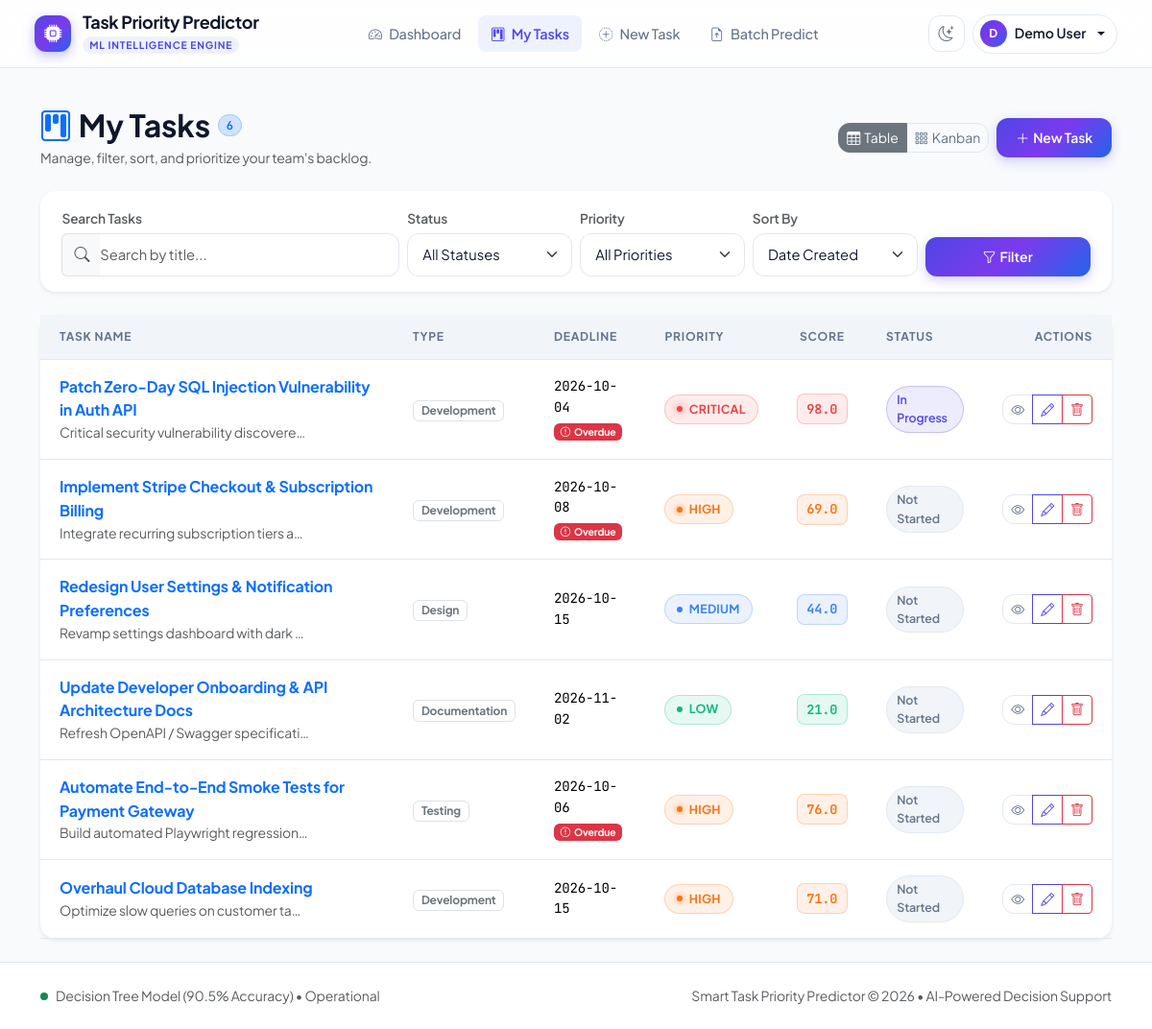
/tasks (signed in), run on the app's committed database.
### tables this page shows
CREATE TABLE users (
            user_id   INTEGER PRIMARY KEY AUTOINCREMENT,
            name      TEXT    NOT NULL,
            email     TEXT    NOT NULL UNIQUE,
            password  TEXT    NOT NULL,
            created_at DATETIME DEFAULT CURRENT_TIMESTAMP
        );

CREATE TABLE predictions (
            prediction_id    INTEGER PRIMARY KEY AUTOINCREMENT,
            task_id          INTEGER NOT NULL,
            priority_score   REAL    NOT NULL,
            priority_label   TEXT    NOT NULL,
            model_prediction TEXT    NOT NULL,
            created_at       DATETIME DEFAULT CURRENT_TIMESTAMP, reasons TEXT DEFAULT '',
            FOREIGN KEY (task_id) REFERENCES tasks(task_id)
        );

CREATE TABLE tasks (
            task_id          INTEGER PRIMARY KEY AUTOINCREMENT,
            user_id          INTEGER NOT NULL,
            title            TEXT    NOT NULL,
            description      TEXT,
            deadline         DATE    NOT NULL,
            estimated_effort REAL    NOT NULL,
            business_impact  INTEGER NOT NULL,
            urgency          INTEGER NOT NULL,
            dependency_count INTEGER NOT NULL DEFAULT 0,
            task_type        TEXT    NOT NULL DEFAULT 'Other',
            status           TEXT    NOT NULL DEFAULT 'Not Started',
            created_at       DATETIME DEFAULT CURRENT_TIMESTAMP,
            FOREIGN KEY (user_id) REFERENCES users(user_id)
        );

### app.py (the view)
@app.route("/tasks")
@login_required
def task_list():
    user_id        = session["user_id"]
    status_filter  = request.args.get("status", "")
    priority_filter= request.args.get("priority", "")
    search         = request.args.get("search", "")
    sort_priority  = request.args.get("sort", "") == "priority"
    tasks = get_tasks_for_user(
        user_id,
        status_filter   = status_filter  or None,
        priority_filter = priority_filter or None,
        search          = search          or None,
        sort_by_priority= sort_priority,
    )
    return render_template(
        "tasks.html",
        tasks          = tasks,
        statuses       = STATUSES,
        priorities     = PRIORITIES,
        status_filter  = status_filter,
        priority_filter= priority_filter,
        search         = search,
        sort_priority  = sort_priority,
    )

### app.py (called while the page is built)
def login_required(f):
    @wraps(f)
    def decorated(*args, **kwargs):
        if "user_id" not in session:
            flash("Please log in to continue.", "warning")
            return redirect(url_for("login"))
        return f(*args, **kwargs)
    return decorated

def current_user():
    if "user_id" in session:
        return get_user_by_id(session["user_id"])
    return None

@app.context_processor
def inject_user():
    return {
        "current_user": current_user(),
        "now_date": date.today().isoformat(),
    }

### database.py (called while the page is built)
def get_db_connection():
    conn = sqlite3.connect(DATABASE_PATH)
    conn.row_factory = sqlite3.Row
    conn.execute("PRAGMA foreign_keys = ON")
    return conn

### models.py (called while the page is built)
def get_user_by_id(user_id: int):
    conn = get_db_connection()
    try:
        return conn.execute(
            "SELECT * FROM users WHERE user_id = ?", (user_id,)
        ).fetchone()
    finally:
        conn.close()

### templates/tasks.html (shortened to what this page needs)
{% extends "base.html" %}
{% block content %}
<div class="d-flex flex-column flex-md-row justify-content-between align-items-start align-items-md-center gap-3 mb-4">
  <div>
    <div class="d-flex align-items-center gap-2">
      <h2 class="fw-bold mb-0">
        <i class="bi bi-kanban text-primary me-2"></i>My Tasks
      </h2>
      <span class="badge rounded-pill bg-primary-subtle text-primary border border-primary-subtle font-mono">
        {{ tasks|length }}
      </span>
    </div>
    <p class="text-muted mb-0 small mt-1">
      Manage, filter, sort, and prioritize your team's backlog.
    </p>
  </div>
  <div class="d-flex align-items-center gap-2">
    <div class="btn-group" role="group" aria-label="View toggle">
      <button type="button" class="btn btn-outline-secondary active btn-sm" id="tableViewBtn" title="Table View">
        <i class="bi bi-table me-1"></i>Table
      </button>
      <button type="button" class="btn btn-outline-secondary btn-sm" id="kanbanViewBtn" title="Kanban Board View">
        <i class="bi bi-grid-3x3-gap me-1"></i>Kanban
      </button>
    </div>
    <a href="{{ url_for('task_create') }}" class="btn btn-primary btn-sm">
      <i class="bi bi-plus-lg me-1"></i>New Task
    </a>
  </div>
</div>
<div class="card border-0 shadow-sm mb-4">
  <div class="card-body py-3">
    <form method="GET" action="{{ url_for('task_list') }}" class="row g-2 align-items-end" id="filterForm">
      <div class="col-12 col-md-4">
        <label class="form-label small text-muted mb-1">Search Tasks</label>
        <div class="input-group">
          <span class="input-group-text bg-surface border-end-0 text-muted">
            <i class="bi bi-search"></i>
          </span>
          <input type="text" class="form-control border-start-0 ps-0" name="search"
                 placeholder="Search by title..." value="{{ search }}" id="searchInput" />
        </div>
      </div>
      <div class="col-6 col-md-2">
        <label class="form-label small text-muted mb-1">Status</label>
        <select class="form-select form-select-sm" name="status" onchange="this.form.submit()">
          <option value="">All Statuses</option>
        </select>
      </div>
      <div class="col-6 col-md-2">
        <label class="form-label small text-muted mb-1">Priority</label>
        <select class="form-select form-select-sm" name="priority" onchange="this.form.submit()">
          <option value="">All Priorities</option>
        </select>
      </div>
      <div class="col-6 col-md-2">
        <label class="form-label small text-muted mb-1">Sort By</label>
        <select class="form-select form-select-sm" name="sort" onchange="this.form.submit()">
          <option value="" {% if not sort_priority %}selected{% endif %}>Date Created</option>
        </select>
      </div>
      <div class="col-6 col-md-2 d-flex gap-2">
        <button type="submit" class="btn btn-primary btn-sm flex-fill">
          <i class="bi bi-funnel me-1"></i>Filter
        </button>
      </div>
    </form>
  </div>
</div>
{% if tasks %}
  <div id="tableViewContainer">
    <div class="card border-0 shadow-sm">
      <div class="table-responsive">
        <table class="table table-custom align-middle">
          <thead>
            <tr>
              <th>Task Name</th>
              <th>Type</th>
              <th>Deadline</th>
              <th>Priority</th>
              <th class="text-center">Score</th>
              <th>Status</th>
              <th class="text-end">Actions</th>
            </tr>
          </thead>
          <tbody>
            {% for task in tasks %}
            <tr class="clickable-row" data-href="{{ url_for('task_detail', task_id=task.task_id) }}">
              <td>
                <a href="{{ url_for('task_detail', task_id=task.task_id) }}" class="fw-bold text-decoration-none text-main d-block">
                  {{ task.title }}
                </a>
                {% if task.description %}
                  <div class="text-muted small text-truncate" style="max-width: 260px;">
                    {{ task.description }}
                  </div>
                {% endif %}
              </td>
              <td>
                <span class="badge bg-surface-subtle text-secondary border small">
                  {{ task.task_type }}
                </span>
              </td>
              <td>
                <div class="font-mono small">{{ task.deadline }}</div>
                {% set today = now_date %}
                {% if task.status not in ['Completed','Cancelled'] and task.deadline < today %}
                  <span class="badge bg-danger text-white small" style="font-size: 0.65rem;">
                    <i class="bi bi-exclamation-circle me-1"></i>Overdue
                  </span>
                {% elif task.deadline == today %}
                  <span class="badge bg-warning text-dark small" style="font-size: 0.65rem;">
                    Due Today
                  </span>
                {% endif %}
              </td>
              <td>
                {% if task.priority_label %}
                  <span class="priority-badge priority-badge-{{ task.priority_label|lower }}">
                    {{ task.priority_label }}
                  </span>
                {% else %}
                  <span class="text-muted small">No prediction</span>
                {% endif %}
              </td>
              <td class="text-center">
                {% if task.priority_score is not none %}
                  <span class="score-badge
                    {% if task.priority_score >= 80 %}score-critical
                    {% elif task.priority_score >= 60 %}score-high
                    {% elif task.priority_score >= 40 %}score-medium
                    {% else %}score-low{% endif %}">
                    {{ task.priority_score }}
                  </span>
                {% else %}
                  <span class="text-muted">—</span>
                {% endif %}
              </td>
              <td>
                {% set st = task.status|lower|replace(' ', '') %}
                <span class="status-pill status-{{ st }}">
                  {{ task.status }}
                </span>
              </td>
              <td class="text-end">
                <div class="btn-group btn-group-sm">
                  <a href="{{ url_for('task_detail', task_id=task.task_id) }}" class="btn btn-outline-secondary" title="View details">
                    <i class="bi bi-eye"></i>
                  </a>
                  <a href="{{ url_for('task_edit', task_id=task.task_id) }}" class="btn btn-outline-primary" title="Edit task">
                    <i class="bi bi-pencil"></i>
                  </a>
                  <button type="button" class="btn btn-outline-danger btn-delete" title="Delete task"
                          data-task-id="{{ task.task_id }}"
                          data-task-name="{{ task.title|e }}">
                    <i class="bi bi-trash"></i>
                  </button>
                </div>
              </td>
            </tr>
            {% endfor %}
          </tbody>
        </table>
      </div>
    </div>
  </div>
{% endif %}
{% endblock %}

### templates/base.html (shortened to what this page needs)
<!DOCTYPE html>
<html lang="en" data-bs-theme="light">
<head>
  <link rel="stylesheet" href="https://cdn.jsdelivr.net/npm/bootstrap@5.3.3/dist/css/bootstrap.min.css" />
  <link rel="stylesheet" href="https://cdn.jsdelivr.net/npm/bootstrap-icons@1.11.3/font/bootstrap-icons.min.css" />
  <link rel="stylesheet" href="{{ url_for('static', filename='style.css') }}" />
</head>
<body>
{% if current_user %}
<nav class="navbar navbar-expand-lg navbar-custom">
  <div class="container-fluid">
    <a class="brand-wrapper" href="{{ url_for('dashboard') }}">
      <div class="brand-icon-box">
        <i class="bi bi-cpu-fill"></i>
      </div>
      <div>
        <div class="brand-title">Task Priority Predictor</div>
        <span class="brand-badge">ML Intelligence Engine</span>
      </div>
    </a>
    <div class="collapse navbar-collapse" id="navMenu">
      <ul class="navbar-nav mx-auto mb-2 mb-lg-0 gap-1">
        <li class="nav-item">
          <a class="nav-pill-item {% if request.endpoint == 'dashboard' %}active{% endif %}" href="{{ url_for('dashboard') }}">
            <i class="bi bi-speedometer2"></i>
            <span>Dashboard</span>
          </a>
        </li>
        <li class="nav-item">
          <a class="nav-pill-item {% if request.endpoint in ['task_list'] %}active{% endif %}" href="{{ url_for('task_list') }}">
            <i class="bi bi-kanban"></i>
            <span>My Tasks</span>
          </a>
        </li>
        <li class="nav-item">
          <a class="nav-pill-item {% if request.endpoint == 'task_create' %}active{% endif %}" href="{{ url_for('task_create') }}">
            <i class="bi bi-plus-circle-dotted"></i>
            <span>New Task</span>
          </a>
        </li>
        <li class="nav-item">
          <a class="nav-pill-item {% if request.endpoint == 'batch_predict' %}active{% endif %}" href="{{ url_for('batch_predict') }}">
            <i class="bi bi-file-earmark-arrow-up"></i>
            <span>Batch Predict</span>
          </a>
        </li>
      </ul>
      <div class="d-flex align-items-center gap-2 mt-3 mt-lg-0">
        <button type="button" class="theme-toggle-btn" id="themeToggleBtn" title="Toggle Light/Dark Theme" aria-label="Toggle theme">
          <i class="bi bi-moon-stars" id="themeIcon"></i>
        </button>
        <div class="dropdown">
          <button class="user-avatar-btn dropdown-toggle" type="button" data-bs-toggle="dropdown" aria-expanded="false">
            <span class="avatar-circle">
              {{ current_user['name'][:1]|upper if current_user['name'] else 'U' }}
            </span>
            <span class="d-none d-sm-inline">{{ current_user['name'] }}</span>
          </button>
        </div>
      </div>
    </div>
  </div>
</nav>
{% endif %}
<main class="container my-4">
  {% block content %}{% endblock %}
</main>
<footer class="mt-auto py-4 border-top" style="border-color: var(--border-color) !important; background: var(--bg-surface);">
  <div class="container d-flex flex-column flex-md-row justify-content-between align-items-center gap-2 small text-muted">
    <div class="d-flex align-items-center gap-2">
      <span class="d-inline-block rounded-circle bg-success" style="width: 8px; height: 8px;"></span>
      <span>Decision Tree Model (90.5% Accuracy) &bull; Operational</span>
    </div>
    <div>
      Smart Task Priority Predictor &copy; 2026 &bull; AI-Powered Decision Support
    </div>
  </div>
</footer>
</body>
</html>

### data on the page
users: name "D", name "Demo User"
predictions: title "Patch Zero-Day SQL Injection Vulnerability in Auth API", description "Critical security vulnerability discovere…", task_type "Development", deadline "2026-10-04", shows "Overdue", priority_label "CRITICAL", priority_score "98.0", status "In Progress"
predictions: title "Implement Stripe Checkout & Subscription Billing", description "Integrate recurring subscription tiers a…", task_type "Development", deadline "2026-10-08", shows "Overdue", priority_label "HIGH", priority_score "69.0", status "Not Started"
predictions: title "Redesign User Settings & Notification Preferences", description "Revamp settings dashboard with dark…", task_type "Design", deadline "2026-10-15", priority_label "MEDIUM", priority_score "44.0", status "Not Started"
predictions: title "Update Developer Onboarding & API Architecture Docs", description "Refresh OpenAPI / Swagger specificati…", task_type "Documentation", deadline "2026-11-02", priority_label "LOW", priority_score "21.0", status "Not Started"
predictions: title "Automate End-to-End Smoke Tests for Payment Gateway", description "Build automated Playwright regression…", task_type "Testing", deadline "2026-10-06", shows "Overdue", priority_label "HIGH", priority_score "76.0", status "Not Started"
predictions: title "Overhaul Cloud Database Indexing", description "Optimize slow queries on customer ta…", task_type "Development", deadline "2026-10-15", priority_label "HIGH", priority_score "71.0", status "Not Started"

### other printed values
{{ tasks|length }} "6"
